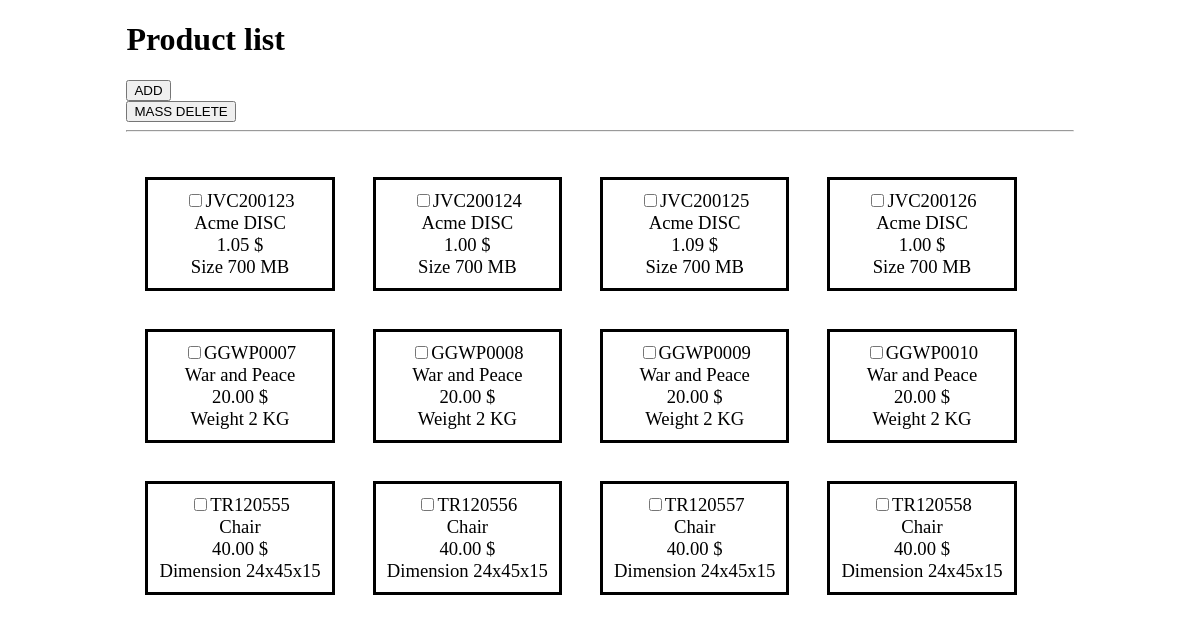
The page / on the database its author committed.
### tables this page shows
CREATE TABLE `items` (
  `id` int NOT NULL,
  `sku` varchar(45) NOT NULL,
  `name` varchar(45) NOT NULL,
  `price` double NOT NULL,
  `type` varchar(45) DEFAULT NULL,
  `value` varchar(45) NOT NULL,
  PRIMARY KEY (`id`),
  UNIQUE KEY `sku_UNIQUE` (`sku`),
  UNIQUE KEY `id_UNIQUE` (`id`)
);

### php/Model/item.php (the view, shortened to what this page needs)
<?php
class Item
{
    private $id;
    function __construct($id, $sku, $name, $price, $value)
    {
        $this->id = $id;
        $this->sku = $sku;
        $this->name = $name;
        $this->price = $price;
        $this->value = $value;
    }
    public function __get($property)
    {
        switch ($property) {
            case 'id':
                return $this->id;
        }
    }
}
class Disc extends Item
{
    public function printAboutItem()
    {
        echo $this->sku . "<br />";
        echo $this->name . "<br />";
        echo number_format($this->price, 2, '.', '') . " $" . "<br />";
        echo "Size " . $this->value . " MB <br />";
    }
}
class Book extends Item
{
    public function printAboutItem()
    {
        echo $this->sku . "<br />";
        echo $this->name . "<br />";
        echo number_format($this->price, 2, '.', '') . " $" . "<br />";
        echo "Weight " . $this->value . " KG <br />";
    }
}
class Furniture extends Item
{
    public function printAboutItem()
    {
        echo $this->sku . "<br />";
        echo $this->name . "<br />";
        echo number_format($this->price, 2, '.', '') . " $" . "<br />";
        echo "Dimension " .$this->value . "<br />";
    }
}

### index.php (shortened to what this page needs)
<!doctype html>
<html lang="ru">
<head>
    <link href="css/styles.css" rel="stylesheet" type="text/css">
</head>
<body>
    <div class='container'>
        <h1>Product list</h1>
        <a href="/addproduct.php"><input type="button" value="ADD" /></a>
        <form action="/php/delete_items.php" method="POST">
            <button name="button">MASS DELETE</button>
            <form>
            <hr>
    </div>
    <br />
    <?php
    include 'php/list_items.php';
    $list = new listItems();
    $list->drowListItems();
    ?>
</body>
</html>

### php/list_items.php
<?php
include 'php/Model/item.php';
class listItems
{
    private $items = [];
    public function setList()
    {
        try {
            $conn = new PDO('mysql:/bd/shopkk.sql', 'root', 'admin');
        } catch (PDOException $e) {
            echo 'Connection failed: ' . $e->getMessage();
        }
        $sql = 'SELECT * FROM shop.items';
        $result = $conn->query($sql);
        while ($row = $result->fetch()) {
            switch ($row['type']) {
                case 'disc':
                    $this->items[] = new Disc($row['id'], $row['sku'], $row['name'], $row['price'], $row['value']);
                    break;
                case 'book':
                    $this->items[] = new Book($row['id'], $row['sku'], $row['name'], $row['price'], $row['value']);
                    break;
                case 'furniture':
                    $this->items[] = new Furniture($row['id'], $row['sku'], $row['name'], $row['price'], $row['value']);
                    break;
            }
        }
    }
    public function drowListItems()
    {
        $this->setList();
        echo "<div class='container'>";
        for ($i = 0; $i < count($this->items); $i++) {
            echo "<div class='tile'>";
            echo "<input type='checkbox' name='checkItems[]' value=" . $this->items[$i]->id;
            echo  "<br />";
            $this->items[$i]->printAboutItem();
            echo "</div>";
        }
        echo "</div>";
    }
}

### css/styles.css (style rules this page uses)
.container { padding: 0px 10% 0px 10%; }
.tile { width: 20%; float: left; font-size: 14pt; margin: 2%; border: solid; box-sizing: border-box; text-align: center; padding: 10px 0px 10px 0px; }

### rows shown on the page
items: sku "JVC200123", name "Acme DISC", price "1.05", value "700"
items: sku "JVC200124", name "Acme DISC", price "1.00", value "700"
items: sku "JVC200125", name "Acme DISC", price "1.09", value "700"
items: sku "JVC200126", name "Acme DISC", price "1.00", value "700"
items: sku "GGWP0007", name "War and Peace", price "20.00", value "2"
items: sku "GGWP0008", name "War and Peace", price "20.00", value "2"
items: sku "GGWP0009", name "War and Peace", price "20.00", value "2"
items: sku "GGWP0010", name "War and Peace", price "20.00", value "2"
items: sku "TR120555", name "Chair", price "40.00", value "24x45x15"
items: sku "TR120556", name "Chair", price "40.00", value "24x45x15"
items: sku "TR120557", name "Chair", price "40.00", value "24x45x15"
items: sku "TR120558", name "Chair", price "40.00", value "24x45x15"
